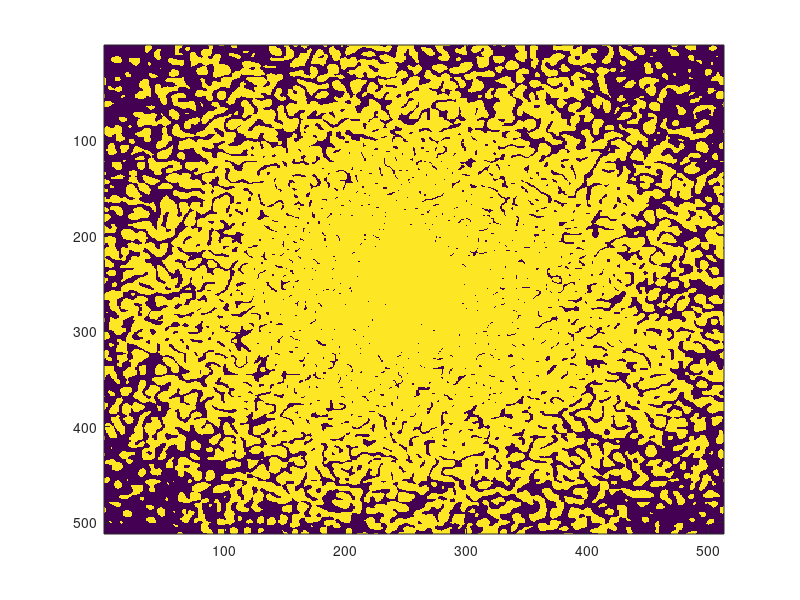

This chart was generated by the following MATLAB code:
function restoreSpatiallyVariantBlur()
    randn('seed',0);
    dataSize=[512 512];
    
    for idx=1:numel(dataSize)
        ranges{idx}=([1:dataSize(idx)]-floor(dataSize(idx)/2)-1)./dataSize(idx);
    end
    [X,Y]=ndgrid(ranges{:});
    R=sqrt(X.^2+Y.^2);
    mu=0.05;
    sigma=0.025;
    amplitude=@(F) exp(-abs(F-mu).^2./(2*sigma^2));
    
    noiseFt=amplitude(R).*(randn(dataSize)+1i*randn(dataSize))/sqrt(2);
    
    fld=fftshift(ifftn(ifftshift(noiseFt)));
    data=abs(fld).^2;
    data=data./(R/.5).^3>median(data(:));
    
    imagesc(data);
end